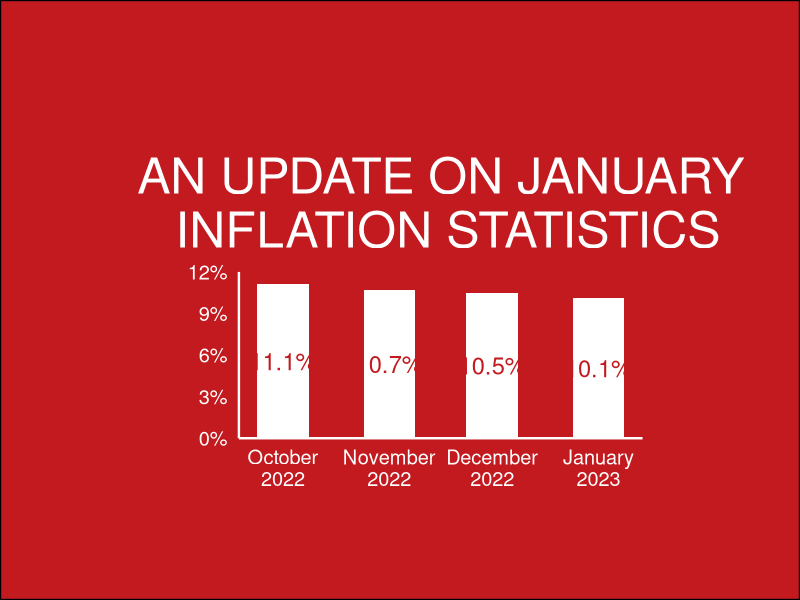
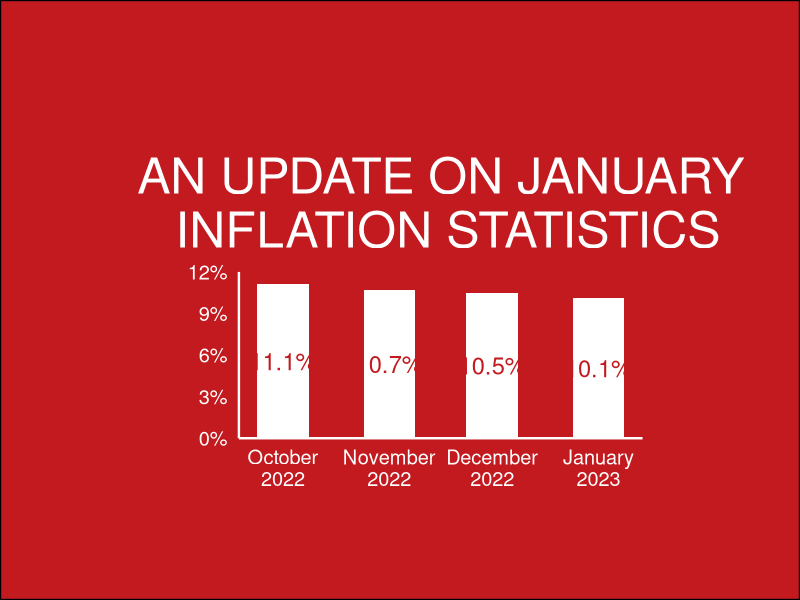

Reproduce these figures in R, in order.
## Inspired by https://twitter.com/StatsRegulation/status/1630223124787503105?s=20


library(ggplot2)
library(lubridate)



data <- data.frame(date = c("01/10/22",
                            "01/11/22",
                            "01/12/22",
                            "01/01/23"),
                   inflation = c(0.111,
                                 0.107,
                                 0.105,
                                 0.101)
                  )

data$date = dmy(data$date)


## Reproduce original plot

ggplot(data, aes(x=date, y = inflation)) + geom_col(width = 15, fill = "white") + ## Width is in "days" as x-axis is a date.
  geom_text(aes(label = scales::percent(accuracy = 0.1, inflation)),
            position = position_stack(0.5),
            colour = "#C31A1F",
            size = 6) +
  labs(title = toupper("An update on January\n Inflation Statistics")) +
  theme_minimal(base_size = 18) +
  theme(text = element_text(colour = "white"),
        plot.background = element_rect(fill = "#C31A1F"),
        axis.text.x = element_text(colour = "white"),
        axis.text.y = element_text(colour = "white"),
        plot.title = element_text(hjust = 0.5, size = rel(2)),
        panel.grid.major = element_blank(),
        panel.grid.minor = element_blank(),
        axis.line = element_line(colour = "white"),
        plot.margin = unit(c(4,4,2,4), "cm")
        ) +
  scale_y_continuous(labels = scales::label_percent(), name = "",
                     limits = c(0,0.12),
                     expand = c(0,0),
                     minor_breaks = ) +
  scale_x_date(date_labels = "%B\n%Y", name = "")

ggsave("Inflation.png", device = "png", width = 1000, height= 1000, units = "px")
  
